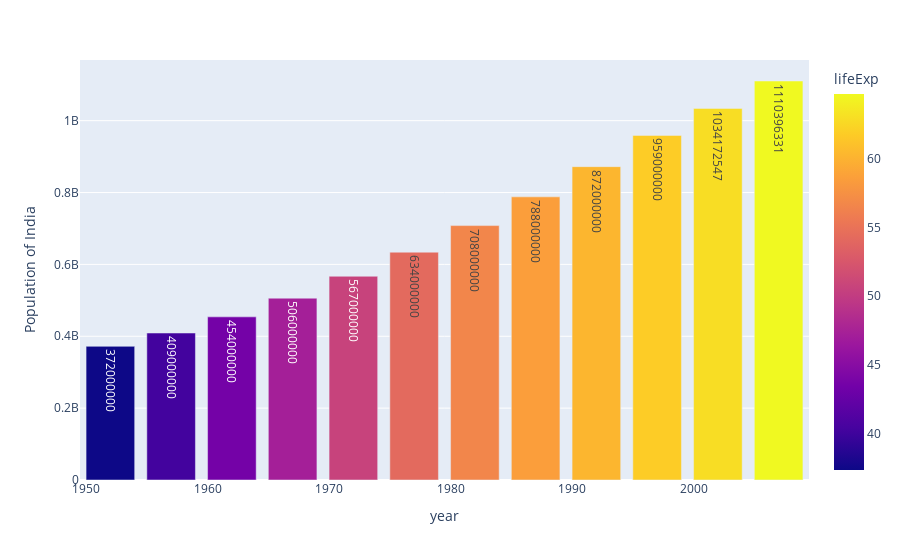

Write notebook code for a chart like this one.
### Code cell
px.bar(data_india,x='year',y='pop',color='lifeExp',text='pop',hover_data=['gdpPercap','year','iso_alpha'],labels={'pop':"Population of India"},height=400)

### Figure 1 — Plotly figure (JSON) as saved in the notebook; plotly's stock layout.template omitted (floating-point values rounded to 4 significant figures)
{"data": [{"alignmentgroup": "True", "customdata": [[546.6, "IND"], [590.1, "IND"], [658.3, "IND"], [700.8, "IND"], [724.0, "IND"], [813.3, "IND"], [855.7, "IND"], [976.5, "IND"], [1164.0, "IND"], [1459.0, "IND"], [1747.0, "IND"], [2452.0, "IND"]], "hovertemplate": "year=%{x}<br>Population of India=%{text}<br>gdpPercap=%{customdata[0]}<br>iso_alpha=%{customdata[1]}<br>lifeExp=%{marker.color}<extra></extra>", "legendgroup": "", "marker": {"color": [37.37, 40.25, 43.6, 47.19, 50.65, 54.21, 56.6, 58.55, 60.22, 61.77, 62.88, 64.7], "coloraxis": "coloraxis", "pattern": {"shape": ""}}, "name": "", "offsetgroup": "", "orientation": "v", "showlegend": false, "text": [372000000, 409000000, 454000000, 506000000, 567000000, 634000000, 708000000, 788000000, 872000000, 959000000, 1034172547, 1110396331], "textposition": "auto", "type": "bar", "x": [1952, 1957, 1962, 1967, 1972, 1977, 1982, 1987, 1992, 1997, 2002, 2007], "xaxis": "x", "y": [372000000, 409000000, 454000000, 506000000, 567000000, 634000000, 708000000, 788000000, 872000000, 959000000, 1034172547, 1110396331], "yaxis": "y"}], "layout": {"autosize": true, "barmode": "relative", "coloraxis": {"colorbar": {"title": {"text": "lifeExp"}}, "colorscale": [[0, "#0d0887"], [0.1111, "#46039f"], [0.2222, "#7201a8"], [0.3333, "#9c179e"], [0.4444, "#bd3786"], [0.5556, "#d8576b"], [0.6667, "#ed7953"], [0.7778, "#fb9f3a"], [0.8889, "#fdca26"], [1, "#f0f921"]]}, "legend": {"tracegroupgap": 0}, "margin": {"t": 60}, "xaxis": {"anchor": "y", "autorange": true, "domain": [0, 1], "range": [1950.0, 2010.0], "title": {"text": "year"}, "type": "linear"}, "yaxis": {"anchor": "x", "autorange": true, "domain": [0, 1], "range": [0, 1169000000.0], "title": {"text": "Population of India"}, "type": "linear"}}}
